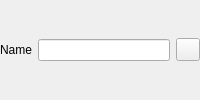
    <widget class="QFrame" name="qfr_name">
     <layout class="QHBoxLayout" name="horizontalLayout_5">
      <property name="sizeConstraint">
       <enum>QLayout::SetDefaultConstraint</enum>
      </property>
      <property name="leftMargin">
       <number>0</number>
      </property>
      <property name="topMargin">
       <number>0</number>
      </property>
      <property name="rightMargin">
       <number>0</number>
      </property>
      <property name="bottomMargin">
       <number>0</number>
      </property>
      <item>
       <widget class="QLabel" name="lbl_name">
        <property name="sizePolicy">
         <sizepolicy hsizetype="Minimum" vsizetype="Fixed">
          <horstretch>0</horstretch>
          <verstretch>0</verstretch>
         </sizepolicy>
        </property>
        <property name="text">
         <string>Name</string>
        </property>
       </widget>
      </item>
      <item>
       <widget class="QLineEdit" name="led_name"/>
      </item>
      <item>
       <widget class="QToolButton" name="btn_wizard">
        <property name="focusPolicy">
         <enum>Qt::StrongFocus</enum>
        </property>
        <property name="toolTip">
         <string>Create multiple copies</string>
        </property>
        <property name="whatsThis">
         <string/>
        </property>
        <property name="text">
         <string/>
        </property>
        <property name="icon">
         <iconset resource="qtfuzzylegacy.qrc">
          <normaloff>:/clone.png</normaloff>:/clone.png</iconset>
        </property>
       </widget>
      </item>
     </layout>
    </widget>
